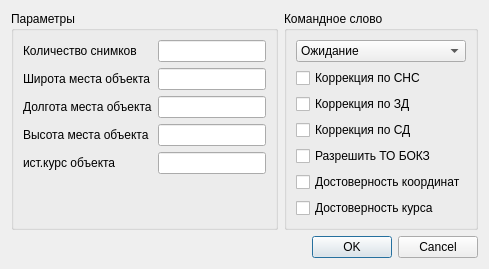
<?xml version="1.0" encoding="UTF-8"?>
<ui version="4.0">
 <class>outDialog</class>
 <widget class="QDialog" name="outDialog">
  <property name="geometry">
   <rect>
    <x>0</x>
    <y>0</y>
    <width>510</width>
    <height>284</height>
   </rect>
  </property>
  <property name="minimumSize">
   <size>
    <width>510</width>
    <height>284</height>
   </size>
  </property>
  <property name="windowTitle">
   <string>Dialog</string>
  </property>
  <layout class="QGridLayout" name="gridLayout">
   <property name="sizeConstraint">
    <enum>QLayout::SetFixedSize</enum>
   </property>
   <item row="0" column="0">
    <widget class="QGroupBox" name="groupBox_2">
     <property name="title">
      <string>Параметры</string>
     </property>
     <layout class="QFormLayout" name="formLayout">
      <item row="0" column="0">
       <widget class="QLabel" name="label">
        <property name="text">
         <string>Количество снимков</string>
        </property>
       </widget>
      </item>
      <item row="0" column="1">
       <widget class="QLineEdit" name="lineEditShots">
        <property name="text">
         <string/>
        </property>
       </widget>
      </item>
      <item row="1" column="0">
       <widget class="QLabel" name="label_2">
        <property name="text">
         <string>Широта места объекта</string>
        </property>
       </widget>
      </item>
      <item row="1" column="1">
       <widget class="QLineEdit" name="lineEditLat"/>
      </item>
      <item row="2" column="0">
       <widget class="QLabel" name="label_3">
        <property name="text">
         <string>Долгота места объекта</string>
        </property>
       </widget>
      </item>
      <item row="2" column="1">
       <widget class="QLineEdit" name="lineEditLon"/>
      </item>
      <item row="3" column="0">
       <widget class="QLabel" name="label_4">
        <property name="text">
         <string>Высота места объекта</string>
        </property>
       </widget>
      </item>
      <item row="3" column="1">
       <widget class="QLineEdit" name="lineEditH"/>
      </item>
      <item row="4" column="0">
       <widget class="QLabel" name="label_5">
        <property name="text">
         <string>ист.курс объекта</string>
        </property>
       </widget>
      </item>
      <item row="4" column="1">
       <widget class="QLineEdit" name="lineEditTHdg"/>
      </item>
     </layout>
    </widget>
   </item>
   <item row="0" column="1">
    <widget class="QGroupBox" name="groupBox">
     <property name="title">
      <string>Командное слово</string>
     </property>
     <layout class="QVBoxLayout" name="verticalLayout">
      <item>
       <widget class="QComboBox" name="comboBoxMode">
        <item>
         <property name="text">
          <string>Ожидание</string>
         </property>
        </item>
        <item>
         <property name="text">
          <string>Выставка ГК</string>
         </property>
        </item>
        <item>
         <property name="text">
          <string>Выставка ЗК</string>
         </property>
        </item>
        <item>
         <property name="text">
          <string>Выставка по БОКЗ</string>
         </property>
        </item>
        <item>
         <property name="text">
          <string>Выставка по СНС</string>
         </property>
        </item>
        <item>
         <property name="text">
          <string>Тест-контроль</string>
         </property>
        </item>
       </widget>
      </item>
      <item>
       <widget class="QCheckBox" name="checkBoxSNScor">
        <property name="text">
         <string>Коррекция по СНС</string>
        </property>
       </widget>
      </item>
      <item>
       <widget class="QCheckBox" name="checkBoxBOKZcor">
        <property name="text">
         <string>Коррекция по ЗД</string>
        </property>
       </widget>
      </item>
      <item>
       <widget class="QCheckBox" name="checkBoxSDcor">
        <property name="text">
         <string>Коррекция по СД</string>
        </property>
       </widget>
      </item>
      <item>
       <widget class="QCheckBox" name="checkBoxTOBokz">
        <property name="text">
         <string>Разрешить ТО БОКЗ</string>
        </property>
       </widget>
      </item>
      <item>
       <widget class="QCheckBox" name="checkBoxPosval">
        <property name="text">
         <string>Достоверность координат</string>
        </property>
       </widget>
      </item>
      <item>
       <widget class="QCheckBox" name="checkBoxThdval">
        <property name="text">
         <string>Достоверность курса</string>
        </property>
       </widget>
      </item>
     </layout>
    </widget>
   </item>
   <item row="1" column="1">
    <widget class="QDialogButtonBox" name="buttonBox">
     <property name="orientation">
      <enum>Qt::Horizontal</enum>
     </property>
     <property name="standardButtons">
      <set>QDialogButtonBox::Cancel|QDialogButtonBox::Ok</set>
     </property>
    </widget>
   </item>
  </layout>
 </widget>
 <tabstops>
  <tabstop>lineEditShots</tabstop>
  <tabstop>lineEditLat</tabstop>
  <tabstop>lineEditLon</tabstop>
  <tabstop>lineEditH</tabstop>
  <tabstop>lineEditTHdg</tabstop>
  <tabstop>comboBoxMode</tabstop>
  <tabstop>checkBoxSNScor</tabstop>
  <tabstop>checkBoxBOKZcor</tabstop>
  <tabstop>checkBoxSDcor</tabstop>
  <tabstop>checkBoxTOBokz</tabstop>
  <tabstop>checkBoxPosval</tabstop>
  <tabstop>checkBoxThdval</tabstop>
 </tabstops>
 <resources/>
 <connections>
  <connection>
   <sender>buttonBox</sender>
   <signal>accepted()</signal>
   <receiver>outDialog</receiver>
   <slot>accept()</slot>
   <hints>
    <hint type="sourcelabel">
     <x>500</x>
     <y>274</y>
    </hint>
    <hint type="destinationlabel">
     <x>157</x>
     <y>274</y>
    </hint>
   </hints>
  </connection>
  <connection>
   <sender>buttonBox</sender>
   <signal>rejected()</signal>
   <receiver>outDialog</receiver>
   <slot>reject()</slot>
   <hints>
    <hint type="sourcelabel">
     <x>316</x>
     <y>260</y>
    </hint>
    <hint type="destinationlabel">
     <x>286</x>
     <y>274</y>
    </hint>
   </hints>
  </connection>
 </connections>
</ui>
